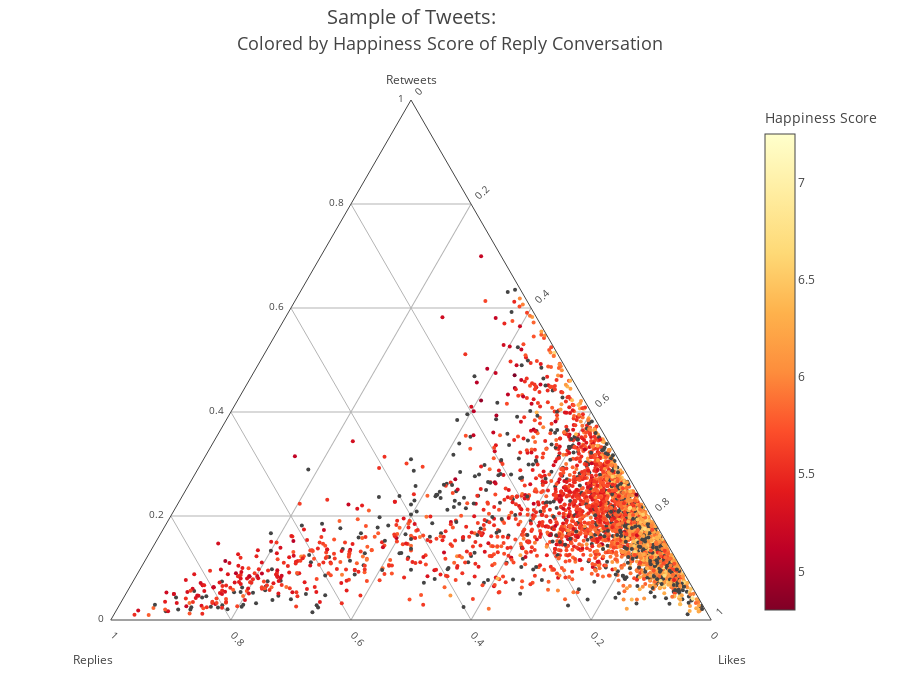

The code cell stored with this chart in its notebook:
### Code cell
rawData = list(allhapp_ratios);
def makeAxis(title, tickangle): 
    return {
      'title': title,
      'titlefont': { 'size': 12 },
      'tickangle': tickangle,
      'tickfont': { 'size': 10 },
      'tickcolor': 'rgba(0,0,0,0)',
      'ticklen': 5,
      'showline': True,
      'showgrid': True
    }
data = [{ 
    'type': 'scatterternary',
    'mode': 'markers',
    'a': [i for i in map(lambda x: x['retweets'], rawData)],
    'b': [i for i in map(lambda x: x['replies'], rawData)],
    'c': [i for i in map(lambda x: x['likes'], rawData)],
    'text': [i for i in map(lambda x: x['user'], rawData)],
    'marker': {
        'color': [i for i in map(lambda x: x['happ_score'], rawData)],
        'cmin':happmax,
        'cmax':happmin,
        'size': 4,
        'colorbar':{'title':'Happiness Score'
                   },
        'colorscale':'YlOrRd',# Viridis Jet YlOrRd
        'showscale':True
    },
    }]
layout = {
    'title':'Colored by Happiness Score of Reply Conversation',
    'titlefont': { 'size': 18 },
    'autosize':False,
    'width':900,
    'height':700,
    'ternary': {
        'sum': 1,
        'aaxis': makeAxis('Retweets', 0),
        'baxis': makeAxis('<br>Replies  ', 45),
        'caxis': makeAxis('<br>  Likes', -45)
    },
    'annotations': [{
      'showarrow': False,
      'text': 'Sample of Tweets:',
        'x': .5,
        'y': 1.19,
        'font': { 'size': 20 }
    }]
}
fig = {'data': data, 'layout': layout}
#py.plotly.image.save_as(fig,'Figs/{}-ratio-happiness.jpeg'.format(screenname))
py.offline.iplot(fig)

### Figure 1 — Plotly figure (JSON) as saved in the notebook; plotly's stock layout.template omitted (floating-point values rounded to 4 significant figures; data arrays with more than 128 entries replaced by an {"elided": "..."} marker saying what was removed)
{"data": [{"a": {"elided": "3843 float values"}, "b": {"elided": "3843 float values"}, "c": {"elided": "3843 float values"}, "marker": {"cmax": 4.801, "cmin": 7.251, "color": {"elided": "3843 float values"}, "colorbar": {"title": "Happiness Score"}, "colorscale": "YlOrRd", "showscale": true, "size": 4}, "mode": "markers", "text": {"elided": "3843 str values"}, "type": "scatterternary"}], "layout": {"annotations": [{"font": {"size": 20}, "showarrow": false, "text": "Sample of Tweets:", "x": 0.5, "y": 1.19}], "autosize": false, "height": 700, "ternary": {"aaxis": {"showgrid": true, "showline": true, "tickangle": 0, "tickcolor": "rgba(0,0,0,0)", "tickfont": {"size": 10}, "ticklen": 5, "title": "Retweets", "titlefont": {"size": 12}}, "baxis": {"showgrid": true, "showline": true, "tickangle": 45, "tickcolor": "rgba(0,0,0,0)", "tickfont": {"size": 10}, "ticklen": 5, "title": "<br>Replies  ", "titlefont": {"size": 12}}, "caxis": {"showgrid": true, "showline": true, "tickangle": -45, "tickcolor": "rgba(0,0,0,0)", "tickfont": {"size": 10}, "ticklen": 5, "title": "<br>  Likes", "titlefont": {"size": 12}}, "sum": 1}, "title": "Colored by Happiness Score of Reply Conversation", "titlefont": {"size": 18}, "width": 900}}
